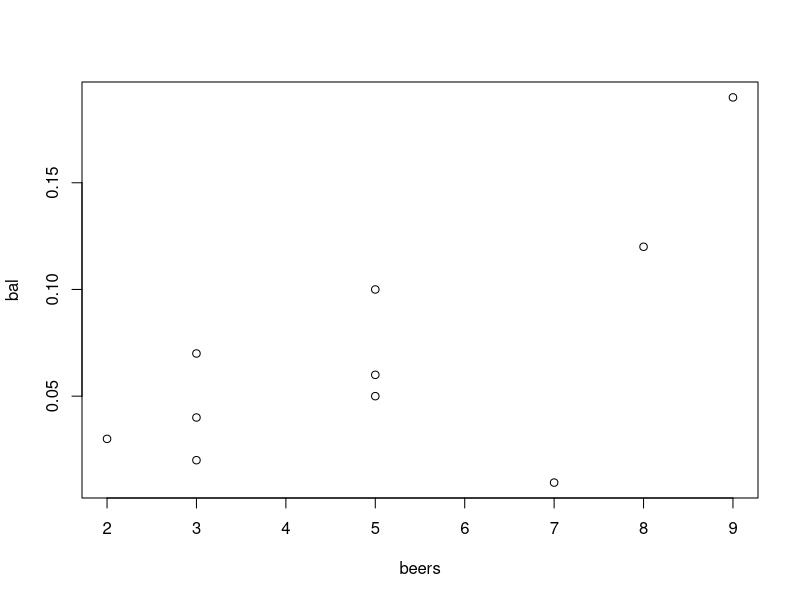
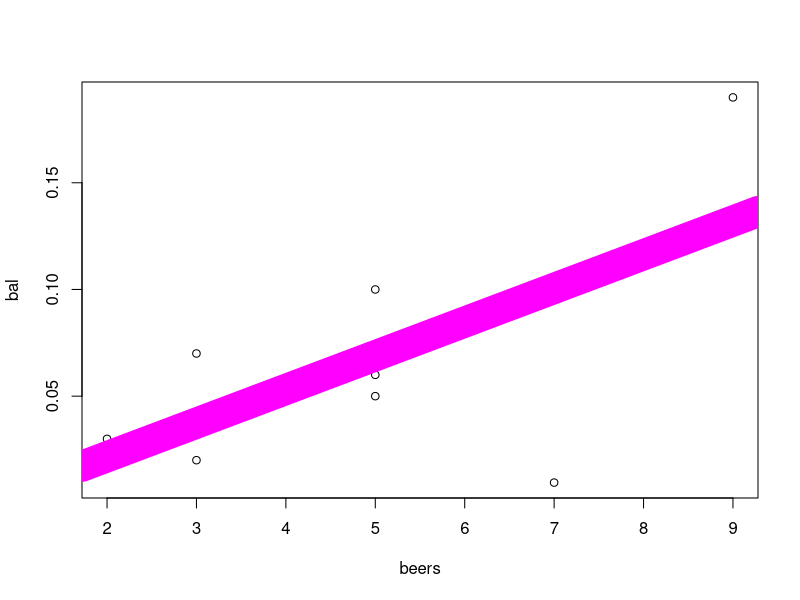

The R script that drew these images, in order: (Note: this script raises an error after producing the figures.)
# 이전 메모리 제거
rm(list = ls())

# code 6-4
beers = c(5,2,9,8,3,7,3,5,3,5)                 # 자료 입력
bal <- c(0.1,0.03,0.19,0.12,0.04,0.0095,0.07,  # 자료 입력
         0.06,0.02,0.05)
tbl <- data.frame(beers,bal)                   # 데이터프레임 생성
tbl

plot(bal~beers, data=tbl)                 # 산점도
plot(bal~beers, tbl)                     # 산점도

res <- lm(bal~beers,data=tbl)
res# 회귀식 도출
summary(res)
abline(res,col=rgb(1,0,1), lwd=30)                                    # 회귀선 그리기
cor(beers,bal)                                 # 상관계수 계산
cor(bal, beers)                                 # 상관계수 계산

# code 6-5
cor(iris[,1:4])               # 4개 변수 간 상관성 분석
cor(iris[,1:4])

# mtcars 데이터셋 불러오기
data(mtcars)

# mpg와 wt 간의 상관계수 계산
cor(mtcars$mpg, mtcars$wt)
# corrplot 패키지 설치 및 로드
install.packages("corrplot")
library(corrplot)

# mtcars 데이터셋의 상관행렬 계산
cor_matrix <- cor(mtcars)
cor_matrix
# 상관행렬 시각화
corrplot(cor_matrix, method = "circle")

corrplot(cor(iris[,1:4]),method = "square")
